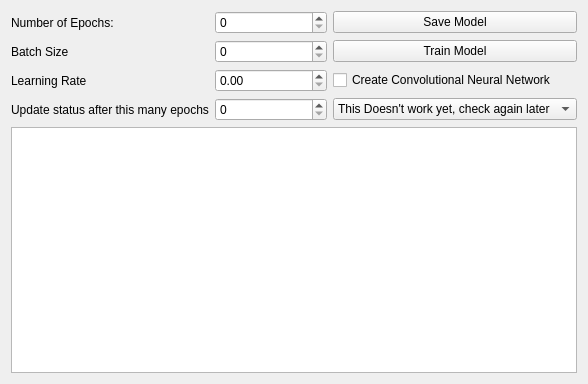
<?xml version="1.0" encoding="UTF-8"?>
<ui version="4.0">
 <class>Form</class>
 <widget class="QWidget" name="Form">
  <property name="geometry">
   <rect>
    <x>0</x>
    <y>0</y>
    <width>588</width>
    <height>384</height>
   </rect>
  </property>
  <property name="windowTitle">
   <string>Form</string>
  </property>
  <layout class="QVBoxLayout" name="verticalLayout" stretch="4,0">
   <item>
    <layout class="QGridLayout" name="gridLayout">
     <item row="2" column="1">
      <widget class="QDoubleSpinBox" name="LearningRateSpinBox"/>
     </item>
     <item row="1" column="0">
      <widget class="QLabel" name="BatchSizeLabel">
       <property name="text">
        <string>Batch Size</string>
       </property>
      </widget>
     </item>
     <item row="2" column="0">
      <widget class="QLabel" name="LearningRateLabel">
       <property name="text">
        <string>Learning Rate</string>
       </property>
      </widget>
     </item>
     <item row="1" column="2">
      <widget class="QPushButton" name="TrainModelButton">
       <property name="text">
        <string>Train Model</string>
       </property>
      </widget>
     </item>
     <item row="2" column="2">
      <widget class="QCheckBox" name="CreateConvolutionalNeuralNetwork">
       <property name="text">
        <string>Create Convolutional Neural Network</string>
       </property>
      </widget>
     </item>
     <item row="3" column="0">
      <widget class="QLabel" name="UpdateStatusLabel">
       <property name="text">
        <string>Update status after this many epochs</string>
       </property>
      </widget>
     </item>
     <item row="0" column="2">
      <widget class="QPushButton" name="SaveModelButton">
       <property name="text">
        <string>Save Model</string>
       </property>
      </widget>
     </item>
     <item row="1" column="1">
      <widget class="QSpinBox" name="BatchSizeSpinBox"/>
     </item>
     <item row="3" column="1">
      <widget class="QSpinBox" name="EpochUpdateSpinBox"/>
     </item>
     <item row="3" column="2">
      <widget class="QComboBox" name="LossFunctionDropDown">
       <item>
        <property name="text">
         <string>This Doesn't work yet, check again later</string>
        </property>
       </item>
      </widget>
     </item>
     <item row="0" column="0">
      <widget class="QLabel" name="EpochsLabel">
       <property name="text">
        <string>Number of Epochs:</string>
       </property>
      </widget>
     </item>
     <item row="0" column="1">
      <widget class="QSpinBox" name="EpochCountSpinBox"/>
     </item>
    </layout>
   </item>
   <item>
    <widget class="QTextBrowser" name="StatusUpdateLabel">
     <property name="html">
      <string>&lt;!DOCTYPE HTML PUBLIC &quot;-//W3C//DTD HTML 4.0//EN&quot; &quot;http://www.w3.org/TR/REC-html40/strict.dtd&quot;&gt;
&lt;html&gt;&lt;head&gt;&lt;meta name=&quot;qrichtext&quot; content=&quot;1&quot; /&gt;&lt;style type=&quot;text/css&quot;&gt;
p, li { white-space: pre-wrap; }
&lt;/style&gt;&lt;/head&gt;&lt;body style=&quot; font-family:'MS Shell Dlg 2'; font-size:8pt; font-weight:400; font-style:normal;&quot;&gt;
&lt;p style=&quot;-qt-paragraph-type:empty; margin-top:0px; margin-bottom:0px; margin-left:0px; margin-right:0px; -qt-block-indent:0; text-indent:0px;&quot;&gt;&lt;br /&gt;&lt;/p&gt;&lt;/body&gt;&lt;/html&gt;</string>
     </property>
    </widget>
   </item>
  </layout>
 </widget>
 <resources/>
 <connections/>
</ui>
